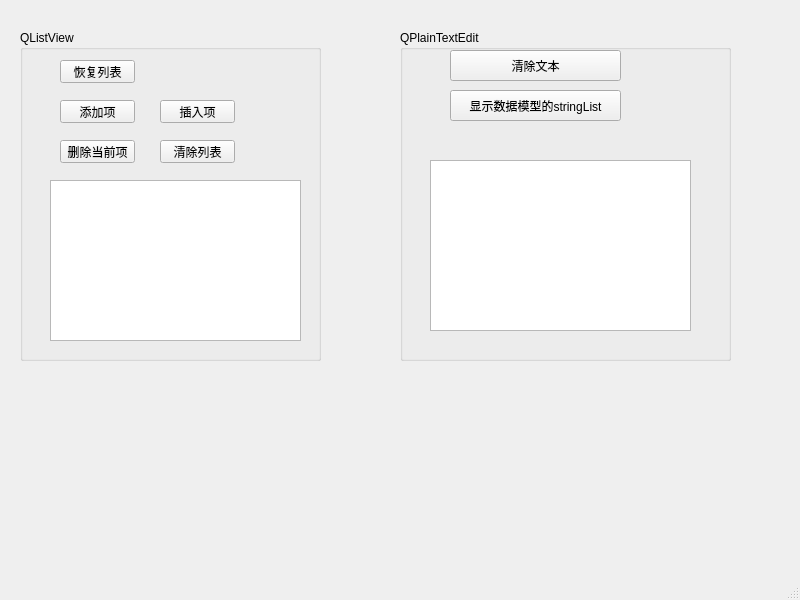
<?xml version="1.0" encoding="UTF-8"?>
<ui version="4.0">
 <class>MainWindow</class>
 <widget class="QMainWindow" name="MainWindow">
  <property name="geometry">
   <rect>
    <x>0</x>
    <y>0</y>
    <width>800</width>
    <height>600</height>
   </rect>
  </property>
  <property name="windowTitle">
   <string>MainWindow</string>
  </property>
  <widget class="QWidget" name="centralwidget">
   <widget class="QGroupBox" name="groupBox">
    <property name="geometry">
     <rect>
      <x>20</x>
      <y>30</y>
      <width>301</width>
      <height>331</height>
     </rect>
    </property>
    <property name="title">
     <string>QListView</string>
    </property>
    <widget class="QPushButton" name="pushButton">
     <property name="geometry">
      <rect>
       <x>40</x>
       <y>30</y>
       <width>75</width>
       <height>23</height>
      </rect>
     </property>
     <property name="text">
      <string>恢复列表</string>
     </property>
    </widget>
    <widget class="QPushButton" name="btnListAppend">
     <property name="geometry">
      <rect>
       <x>40</x>
       <y>70</y>
       <width>75</width>
       <height>23</height>
      </rect>
     </property>
     <property name="text">
      <string>添加项</string>
     </property>
    </widget>
    <widget class="QPushButton" name="btnListDelete">
     <property name="geometry">
      <rect>
       <x>40</x>
       <y>110</y>
       <width>75</width>
       <height>23</height>
      </rect>
     </property>
     <property name="text">
      <string>删除当前项</string>
     </property>
    </widget>
    <widget class="QPushButton" name="btnInsert">
     <property name="geometry">
      <rect>
       <x>140</x>
       <y>70</y>
       <width>75</width>
       <height>23</height>
      </rect>
     </property>
     <property name="text">
      <string>插入项</string>
     </property>
    </widget>
    <widget class="QPushButton" name="btnListClear">
     <property name="geometry">
      <rect>
       <x>140</x>
       <y>110</y>
       <width>75</width>
       <height>23</height>
      </rect>
     </property>
     <property name="text">
      <string>清除列表</string>
     </property>
    </widget>
    <widget class="QListView" name="listView">
     <property name="geometry">
      <rect>
       <x>30</x>
       <y>150</y>
       <width>251</width>
       <height>161</height>
      </rect>
     </property>
    </widget>
   </widget>
   <widget class="QGroupBox" name="groupBox_2">
    <property name="geometry">
     <rect>
      <x>400</x>
      <y>30</y>
      <width>331</width>
      <height>331</height>
     </rect>
    </property>
    <property name="title">
     <string>QPlainTextEdit</string>
    </property>
    <widget class="QPushButton" name="pushButton_6">
     <property name="geometry">
      <rect>
       <x>50</x>
       <y>20</y>
       <width>171</width>
       <height>31</height>
      </rect>
     </property>
     <property name="text">
      <string>清除文本</string>
     </property>
    </widget>
    <widget class="QPushButton" name="btnTextImport">
     <property name="geometry">
      <rect>
       <x>50</x>
       <y>60</y>
       <width>171</width>
       <height>31</height>
      </rect>
     </property>
     <property name="text">
      <string>显示数据模型的stringList</string>
     </property>
    </widget>
    <widget class="QPlainTextEdit" name="plainTextEdit">
     <property name="geometry">
      <rect>
       <x>30</x>
       <y>130</y>
       <width>261</width>
       <height>171</height>
      </rect>
     </property>
    </widget>
   </widget>
  </widget>
  <widget class="QMenuBar" name="menubar">
   <property name="geometry">
    <rect>
     <x>0</x>
     <y>0</y>
     <width>800</width>
     <height>23</height>
    </rect>
   </property>
  </widget>
  <widget class="QStatusBar" name="statusbar"/>
 </widget>
 <resources/>
 <connections/>
</ui>
